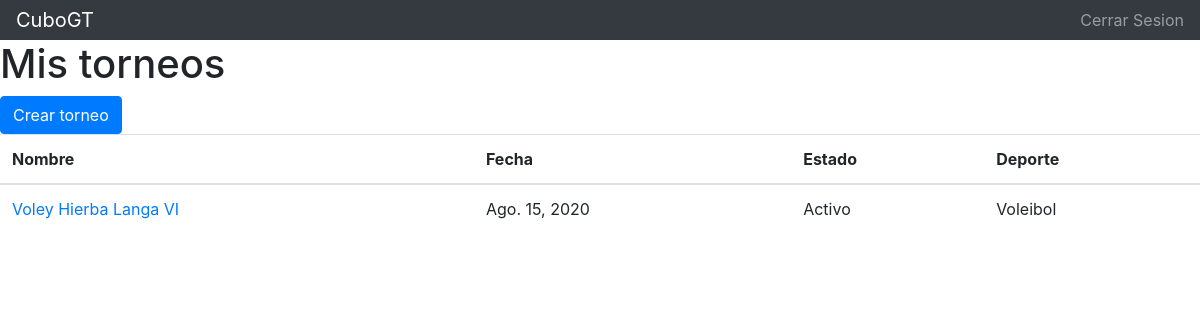
The page /es/gt/ (signed in) on the database as committed earlier.
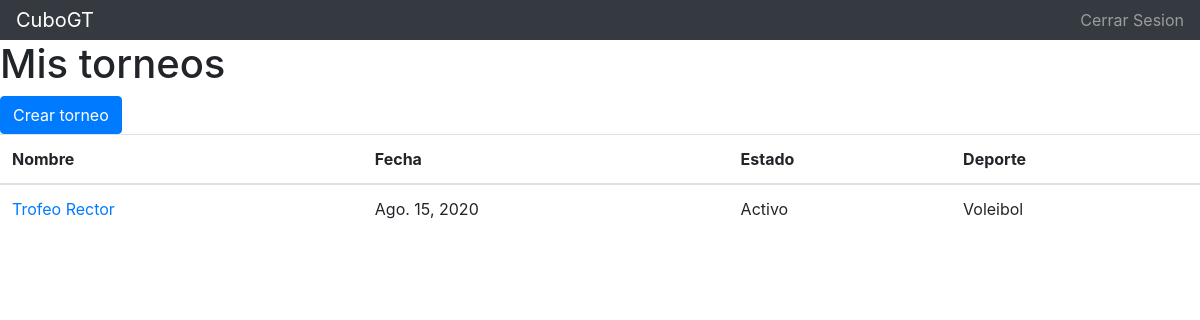
The same page on the database as committed later.
### cubogt/models.py (models this page shows, shortened)
class Torneo(models.Model):
	equipos = models.ManyToManyField('Equipo')
	deporte = models.ForeignKey('Deporte', on_delete=models.CASCADE)
	nombre = models.CharField(max_length=100)
	usuario = models.ForeignKey(User, on_delete=models.CASCADE)
	estado = models.IntegerField(choices=ESTADO_CHOICES, default=CREACION)
	fecha = models.DateField()
	descripcion = models.CharField(max_length=255, blank=True)
	numero_equipos_max = models.IntegerField(null=True, blank=True)
	UPD = models.DateTimeField(auto_now=True)
	NWD = models.DateTimeField(auto_now_add=True)
	class Meta:
		ordering = ["fecha"]

class Deporte(models.Model):
	nombre = models.CharField(max_length=15, choices=DeporteChoices.choices, default=DeporteChoices.VOLEIBOL)
	juego = models.BooleanField()
	set = models.BooleanField()
	punto = models.BooleanField(default=False)
	class Meta:
		ordering = ["nombre"]

### cubogt/views/torneo_views.py (the view)
# urls.py: path('', torneo_views.torneo_lista, name='index'),
def torneo_lista(request):
	mis_torneos_list = Torneo.objects.filter(usuario=request.user)
	return render(request, 'cubogt/torneos/lista_torneos.html', context={'mis_torneos_list': mis_torneos_list})

### cubogt/templates/cubogt/torneos/lista_torneos.html (shortened to what this page needs)
{% extends "cubogt/base/body/navbar_superior.html" %}
{% load i18n %}
{% block content_inferior %}
    <h1>{% trans "Mis torneos" %}</h1>
    <a href="{% url 'nuevo_torneo' %}">
        <button class="btn btn-primary">{% trans "Crear torneo" %}</button>
    </a>
    {% if mis_torneos_list %}
        <table class="table table-hover">
            <thead>
            <tr>
                <th>{% trans "Nombre" %}</th>
                <th>{% trans "Fecha" %}</th>
                <th>{% trans "Estado" %}</th>
                <th>{% trans "Deporte" %}</th>
            </tr>
            </thead>
            <tbody>
            {% for torneo in mis_torneos_list %}
                <tr>
                    <td><a class="torneo" href="{% url 'torneo' torneo.id %}">{{ torneo.nombre }}</a></td>
                    <td>{{ torneo.fecha }}</td>
                    <td>{{ torneo.get_estado_display }}</td>
                    <td>{{ torneo.deporte.get_nombre_display }}</td>
            {% endfor %}
            </tbody>
        </table>
    {% endif %}
{% endblock content_inferior %}

Rows that differ between the two databases and show on the page:
removed Torneo: nombre "Voley Hierba Langa VI", fecha "Ago. 15, 2020", estado "Activo", deporte.nombre "Voleibol"
added Torneo: nombre "Trofeo Rector", fecha "Ago. 15, 2020", estado "Activo", deporte.nombre "Voleibol"
